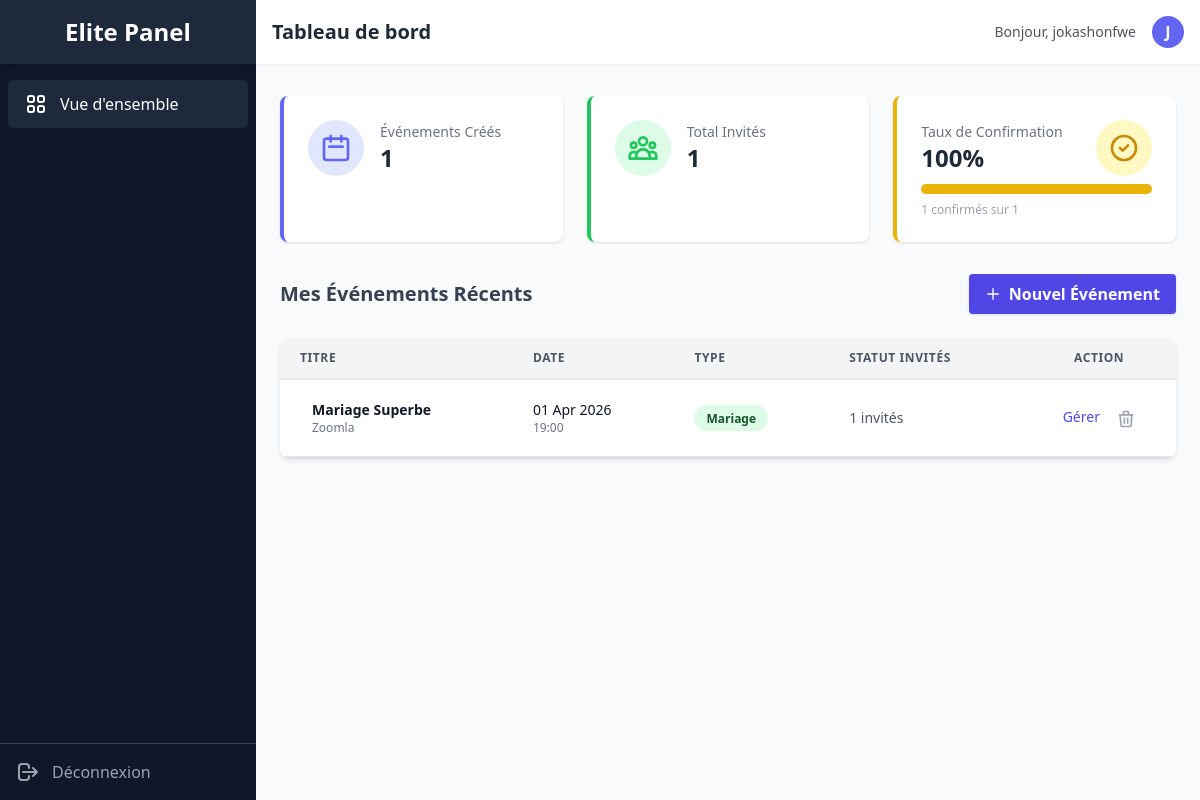
The app's page /dashboard/ (signed in) with its own data.
### invitation/models.py (models this page shows, shortened)
class Event(models.Model):
    TYPE_CHOICES = [
        ('MARIAGE', 'Mariage'),
        ('CONFERENCE', 'Conférence'),
        ('ANNIVERSAIRE', 'Anniversaire'),
    ]
    cover_image = models.ImageField(upload_to='covers/', blank=True, null=True)
    organizer = models.ForeignKey(User, on_delete=models.CASCADE)
    title = models.CharField(max_length=200)
    event_type = models.CharField(max_length=20, choices=TYPE_CHOICES)
    date = models.DateTimeField()
    location = models.CharField(max_length=255)
    theme_template = models.CharField(max_length=50, choices=THEME_CHOICES, default='mariage_floral')

### dashboard/views.py (the view)
# urls.py: path('dashboard/', views.dashboard_home, name='dashboard_home'),
@login_required
def dashboard_home(request):
    user_events = Event.objects.filter(organizer=request.user).order_by('-date')
    total_events = user_events.count()
    base_guests = Guest.objects.filter(event__organizer=request.user)
    total_guests = base_guests.count()
    confirmed_guests = base_guests.filter(is_confirmed=True).count()
    confirmation_rate = 0
    if total_guests > 0:
        confirmation_rate = int((confirmed_guests / total_guests) * 100)
    upcoming_events = user_events.filter(date__gte=timezone.now())[:3]
    context = {
        'events': user_events,
        'total_events': total_events,
        'total_guests': total_guests,
        'confirmed_guests': confirmed_guests,
        'confirmation_rate': confirmation_rate,
        'upcoming_events': upcoming_events
    }
    return render(request, 'dashboard/index.html', context)

### templates/dashboard/index.html (shortened to what this page needs)
{% extends 'base_dashboard.html' %}
{% block header_title %}Tableau de bord{% endblock %}
{% block content %}
    <div class="grid grid-cols-1 md:grid-cols-3 gap-6 mb-8">
        <div class="bg-white rounded-lg shadow p-6 border-l-4 border-indigo-500">
            <div class="flex items-center">
                <div class="p-3 rounded-full bg-indigo-100 text-indigo-500 mr-4">
                    <svg class="w-8 h-8" fill="none" stroke="currentColor" viewBox="0 0 24 24"><path stroke-linecap="round" stroke-linejoin="round" stroke-width="2" d="M8 7V3m8 4V3m-9 8h10M5 21h14a2 2 0 002-2V7a2 2 0 00-2-2H5a2 2 0 00-2 2v12a2 2 0 002 2z"></path></svg>
                </div>
                <div>
                    <p class="text-gray-500 text-sm font-medium">Événements Créés</p>
                    <p class="text-2xl font-bold text-gray-800">{{ total_events }}</p>
                </div>
            </div>
        </div>
        <div class="bg-white rounded-lg shadow p-6 border-l-4 border-green-500">
            <div class="flex items-center">
                <div class="p-3 rounded-full bg-green-100 text-green-500 mr-4">
                </div>
                <div>
                    <p class="text-gray-500 text-sm font-medium">Total Invités</p>
                    <p class="text-2xl font-bold text-gray-800">{{ total_guests }}</p>
                </div>
            </div>
        </div>
        <div class="bg-white rounded-lg shadow p-6 border-l-4 border-yellow-500">
            <div class="flex items-center justify-between mb-2">
                <div>
                    <p class="text-gray-500 text-sm font-medium">Taux de Confirmation</p>
                    <p class="text-2xl font-bold text-gray-800">{{ confirmation_rate }}%</p>
                </div>
                <div class="p-3 rounded-full bg-yellow-100 text-yellow-600">
                    <svg class="w-8 h-8" fill="none" stroke="currentColor" viewBox="0 0 24 24"><path stroke-linecap="round" stroke-linejoin="round" stroke-width="2" d="M9 12l2 2 4-4m6 2a9 9 0 11-18 0 9 9 0 0118 0z"></path></svg>
                </div>
            </div>
            <div class="w-full bg-gray-200 rounded-full h-2.5">
                <div class="bg-yellow-500 h-2.5 rounded-full" style="width: {{ confirmation_rate }}%"></div>
            </div>
            <p class="text-xs text-gray-400 mt-2">{{ confirmed_guests }} confirmés sur {{ total_guests }}</p>
        </div>
    </div>
    <div class="flex justify-between items-center mb-6">
        <h3 class="text-xl font-semibold text-gray-700">Mes Événements Récents</h3>
        <a href="{% url 'create_event' %}" class="bg-indigo-600 hover:bg-indigo-700 text-white font-bold py-2 px-4 rounded shadow transition duration-150 ease-in-out flex items-center">
            <svg class="w-4 h-4 mr-2" fill="none" stroke="currentColor" viewBox="0 0 24 24"><path stroke-linecap="round" stroke-linejoin="round" stroke-width="2" d="M12 4v16m8-8H4"></path></svg>
            Nouvel Événement
        </a>
    </div>
    <div class="bg-white shadow-md rounded-lg overflow-hidden">
        <table class="min-w-full leading-normal">
            <thead>
                <tr>
                    <th class="px-5 py-3 border-b-2 border-gray-200 bg-gray-100 text-left text-xs font-semibold text-gray-600 uppercase tracking-wider">
                        Titre
                    </th>
                    <th class="px-5 py-3 border-b-2 border-gray-200 bg-gray-100 text-left text-xs font-semibold text-gray-600 uppercase tracking-wider">
                        Date
                    </th>
                    <th class="px-5 py-3 border-b-2 border-gray-200 bg-gray-100 text-left text-xs font-semibold text-gray-600 uppercase tracking-wider">
                        Type
                    </th>
                    <th class="px-5 py-3 border-b-2 border-gray-200 bg-gray-100 text-left text-xs font-semibold text-gray-600 uppercase tracking-wider">
                        Statut Invités
                    </th>
                    <th class="px-5 py-3 border-b-2 border-gray-200 bg-gray-100 text-center text-xs font-semibold text-gray-600 uppercase tracking-wider">
                        Action
                    </th>
                </tr>
            </thead>
            <tbody>
                {% for event in events %}
                <tr>
                    <td class="px-5 py-5 border-b border-gray-200 bg-white text-sm">
                        <div class="flex items-center">
                            <div class="ml-3">
                                <p class="text-gray-900 whitespace-no-wrap font-bold">
                                    {{ event.title }}
                                </p>
                                <p class="text-gray-500 text-xs">{{ event.location }}</p>
                            </div>
                        </div>
                    </td>
                    <td class="px-5 py-5 border-b border-gray-200 bg-white text-sm">
                        <p class="text-gray-900 whitespace-no-wrap">
                            {{ event.date|date:"d M Y" }}
                        </p>
                        <p class="text-gray-500 text-xs">{{ event.date|date:"H:i" }}</p>
                    </td>
                    <td class="px-5 py-5 border-b border-gray-200 bg-white text-sm">
                        <span class="relative inline-block px-3 py-1 font-semibold text-green-900 leading-tight">
                            <span aria-hidden class="absolute inset-0 bg-green-200 opacity-50 rounded-full"></span>
                            <span class="relative text-xs">{{ event.get_event_type_display }}</span>
                        </span>
                    </td>
                    <td class="px-5 py-5 border-b border-gray-200 bg-white text-sm">
                        <p class="text-gray-600 whitespace-no-wrap">{{ event.guests.count }} invités</p>
                    </td>
                    <td class="px-5 py-5 border-b border-gray-200 bg-white text-sm text-center">
                        <a href="{% url 'manage_event' event.id %}" class="text-indigo-600 hover:text-indigo-900 mr-3">Gérer</a>
                        <a href="#" class="text-gray-400 hover:text-red-500">
                            <svg class="w-5 h-5 inline" fill="none" stroke="currentColor" viewBox="0 0 24 24"><path stroke-linecap="round" stroke-linejoin="round" stroke-width="2" d="M19 7l-.867 12.142A2 2 0 0116.138 21H7.862a2 2 0 01-1.995-1.858L5 7m5 4v6m4-6v6m1-10V4a1 1 0 00-1-1h-4a1 1 0 00-1 1v3M4 7h16"></path></svg>
                        </a>
                    </td>
                </tr>
                {% empty %}
                <tr>
                    <td colspan="5" class="px-5 py-5 border-b border-gray-200 bg-white text-sm text-center text-gray-500">
                        Vous n'avez pas encore créé d'événement. Commencez dès maintenant !
                    </td>
                </tr>
                {% endfor %}
            </tbody>
        </table>
    </div>
{% endblock %}

### templates/base_dashboard.html (shortened to what this page needs)
{% load static %}
<!DOCTYPE html>
<html lang="fr">
<head>
    <script src="https://cdn.tailwindcss.com"></script>
</head>
<body class="bg-gray-50 text-gray-800 font-sans">
    <div class="flex h-screen overflow-hidden">
        <aside class="w-64 bg-slate-900 text-white hidden md:flex flex-col">
            <a href="/" class="h-16 flex items-center justify-center text-2xl font-bold bg-slate-800 shadow-md">
                Elite Panel
            </a>
            <nav class="flex-1 px-2 py-4 space-y-2">
                <a href="{% url 'dashboard_home' %}" class="flex items-center px-4 py-3 bg-slate-800 rounded-md text-white">
                    Vue d'ensemble
                </a>
            </nav>
            <div class="p-4 border-t border-slate-700">
                <a href="{% url 'logout' %}" class="flex items-center text-gray-400 hover:text-white">
                    <svg class="w-6 h-6 mr-3" fill="none" stroke="currentColor" viewBox="0 0 24 24"><path stroke-linecap="round" stroke-linejoin="round" stroke-width="2" d="M17 16l4-4m0 0l-4-4m4 4H7m6 4v1a3 3 0 01-3 3H6a3 3 0 01-3-3V7a3 3 0 013-3h4a3 3 0 013 3v1"></path></svg>
                    Déconnexion
                </a>
            </div>
        </aside>
        <main class="flex-1 overflow-x-hidden overflow-y-auto bg-gray-50">
            <header class="bg-white shadow-sm p-4 flex justify-between items-center">
                <h2 class="text-xl font-semibold text-gray-800">
                    {% block header_title %}Dashboard{% endblock %}
                </h2>
                <div class="flex items-center space-x-4">
                    <span class="text-sm font-medium text-gray-600">Bonjour, {{ user.username }}</span>
                    <div class="h-8 w-8 rounded-full bg-indigo-500 flex items-center justify-center text-white font-bold">
                        {{ user.username|first|upper }}
                    </div>
                </div>
            </header>
            <div class="container mx-auto px-6 py-8">
                {% block content %}{% endblock %}
            </div>
        </main>
    </div>
</body>
</html>

### records on screen
Event: title "Mariage Superbe", location "Zoomla", date "01 Apr 2026", date "19:00", event_type "Mariage", guests.count "1"

### other values on screen
{{ user.username }} "jokashonfwe"
{{ user.username|first|upper }} "J"
{{ total_events }} "1"
{{ total_guests }} "1"
{{ confirmation_rate }} "100"
{{ confirmed_guests }} "1"
